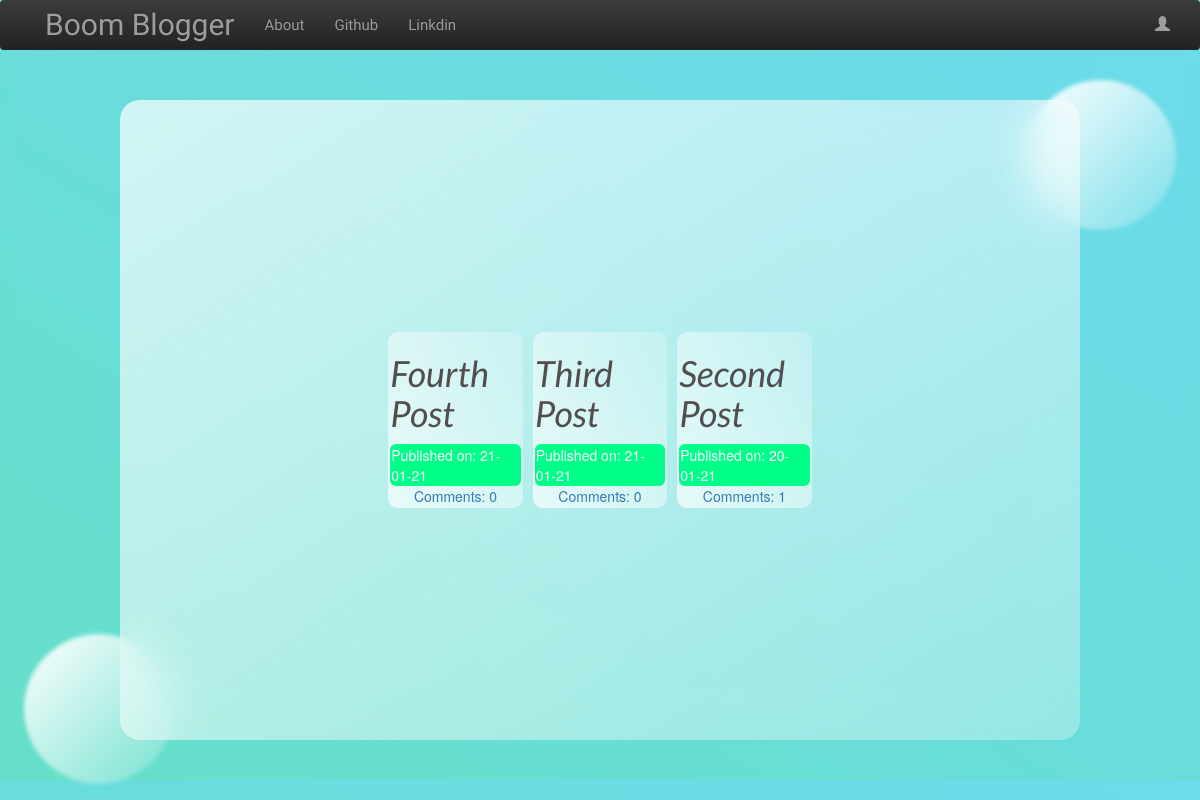
The app's page /, older data.
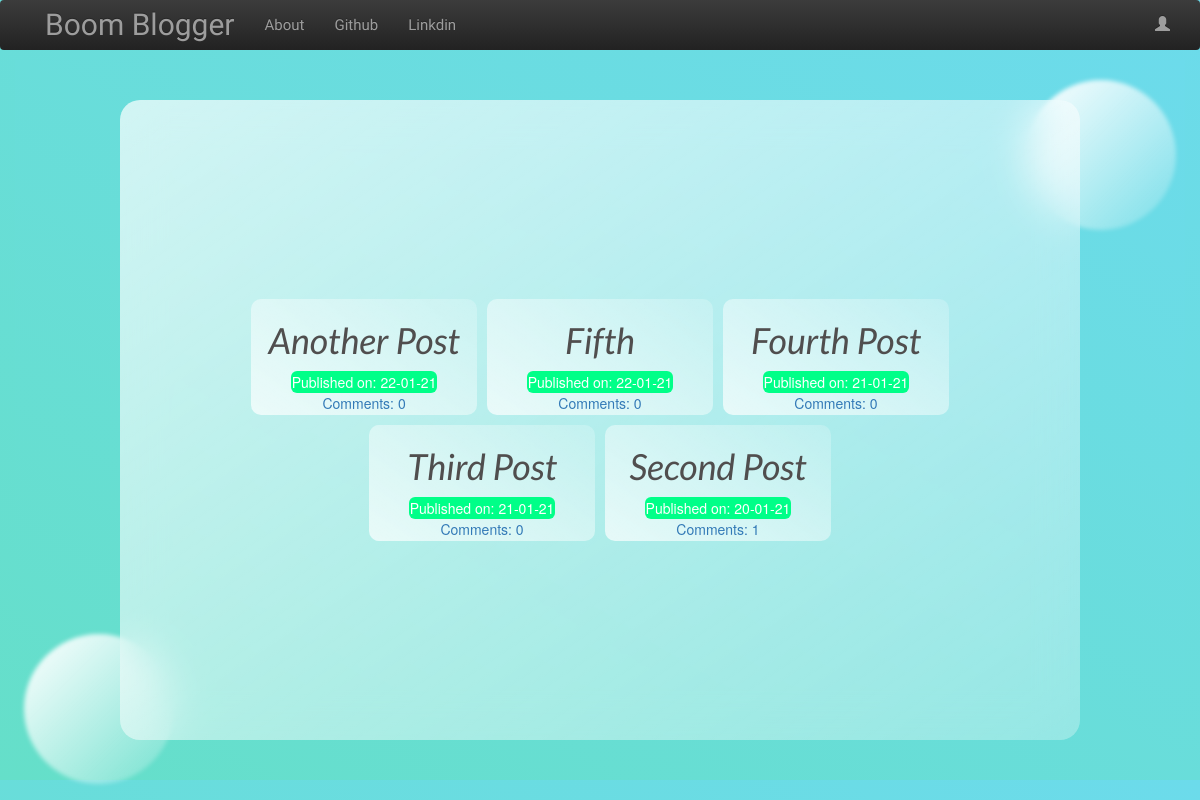
The same page, newer data.
### blog/models.py (models this page shows, shortened)
class Post(models.Model):
    author = models.ForeignKey("auth.User", on_delete=models.CASCADE)  # 1
    title = models.CharField(max_length=200)
    text = models.TextField()
    created_date = models.DateTimeField(default=timezone.now)
    published_date = models.DateTimeField(blank=True, null=True)  # 2
    def approve_comments(self):
        return self.comments.filter(approved_comment=True)  # 5

### blog/views.py (the view)
# urls.py: path("", views.PostListView.as_view(), name="post_list"),
class PostListView(ListView):
    model = Post
    def get_queryset(self):
        return Post.objects.filter(published_date__lte=timezone.now()).order_by(
            "-published_date"
        )

### blog/templates/blog/post_list.html (shortened to what this page needs)
{% extends 'blog/base.html' %}
{% block content %}
<div class="centerstage">
  {% for post in post_list %}
  <div class="post col-xs-8  col-sm-6  col-md-4 col-lg-3 card">
    <h1><a href="{% url 'post_detail' pk=post.pk %}">{{ post.title }}</a></h1>
    <div class="date">
      <p>Published on: {{ post.published_date|date:"d-m-y" }}</p>
    </div>
    <a href="{% url 'post_detail' pk=post.pk %}"> <span class="loader">Comments:
        {{ post.approve_comments.count }}</span></a>
  </div>
  {% empty %}
  <p>no posts!!!</p>
  {% endfor %}
</div>
{% endblock content %}

Row changes from the older to the newer data that the page shows:
added Post: title "Another Post", published_date "22-01-21", approve_comments.count "0"
added Post: title "Fifth", published_date "22-01-21", approve_comments.count "0"
